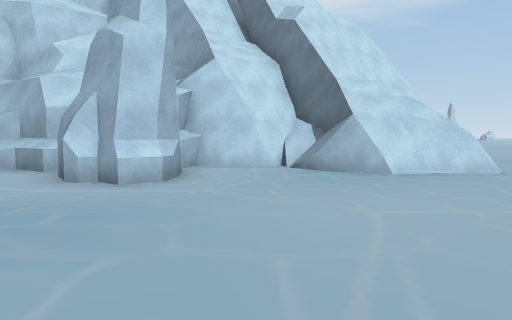
view 1 (above)

23 first-person views from a walk through a Unity game level. The camera is 1.5 m above the floor, tilts 4° down and sees 70° across. The floor is counted in squares, 2 m on a side. Each view is taken from the middle of a square. On the plan, view 1 faces up. The plan holds only what a view shows up to about 11 squares ahead; the rest is blank. The place goes on beyond the plan. The player character is not drawn. Some animated figures are left out. Some surface patterns are stand-ins.

view 2
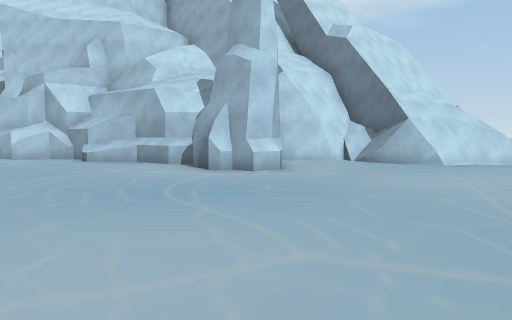

view 3
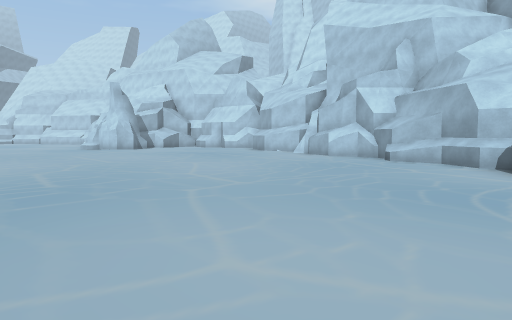

view 4
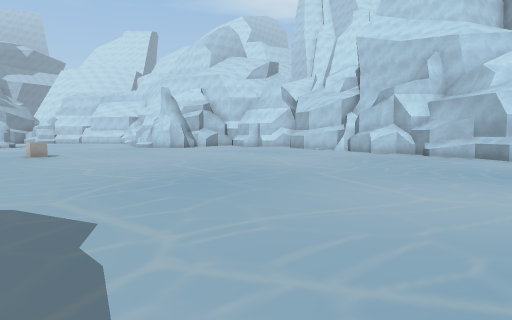

view 5
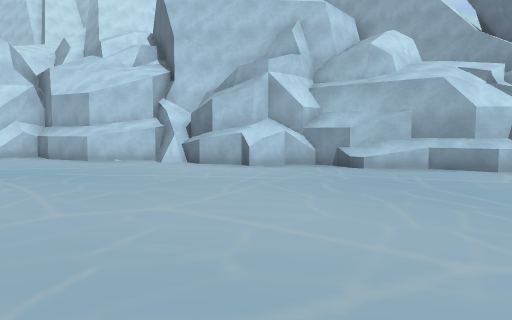

view 6
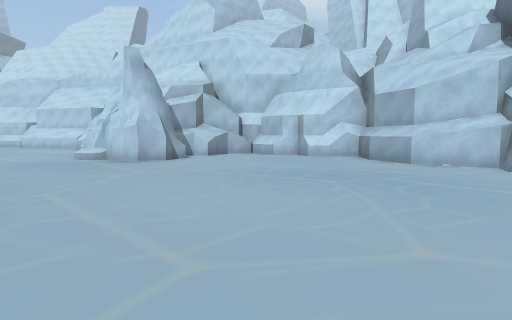

view 7
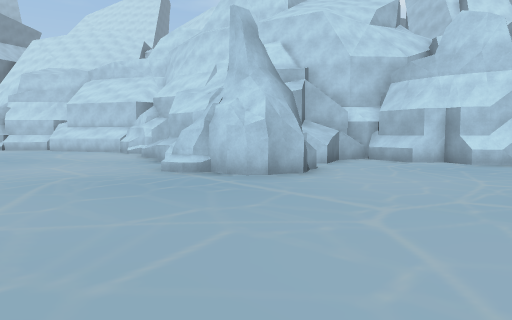

view 8
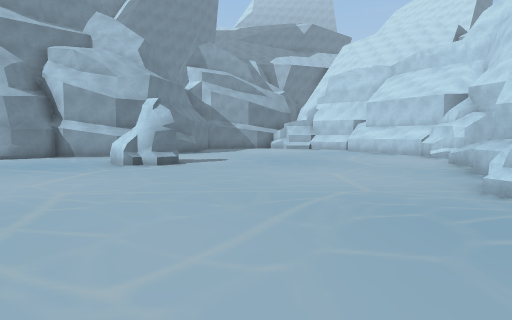

view 9
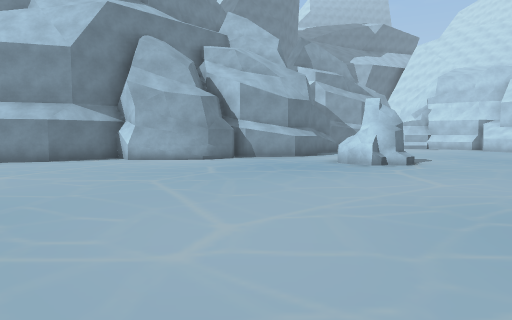

view 10
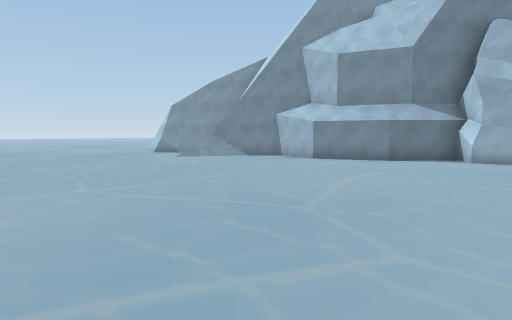

view 11
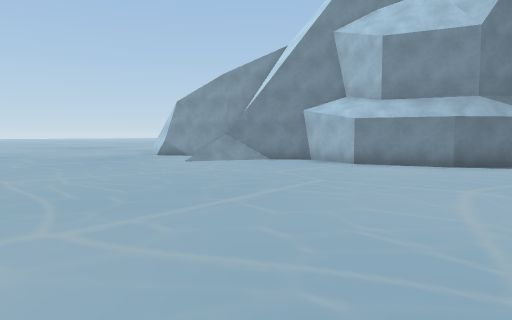

view 12
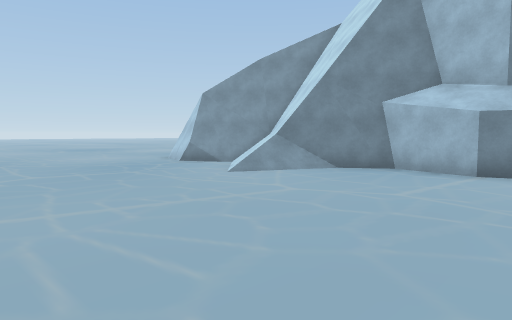

view 13
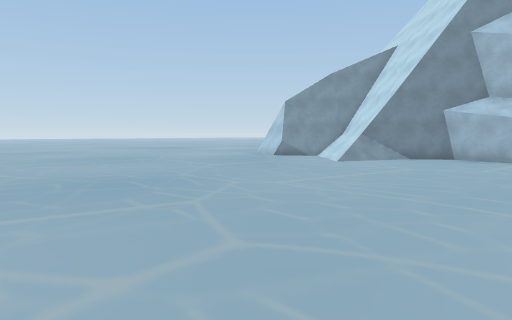

view 14
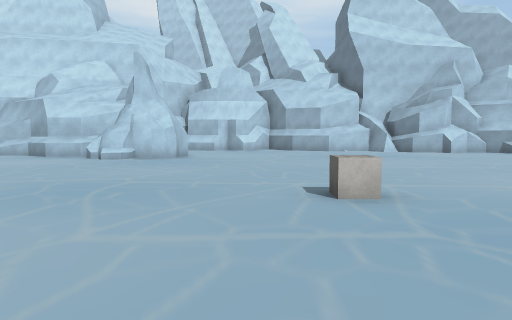

view 15
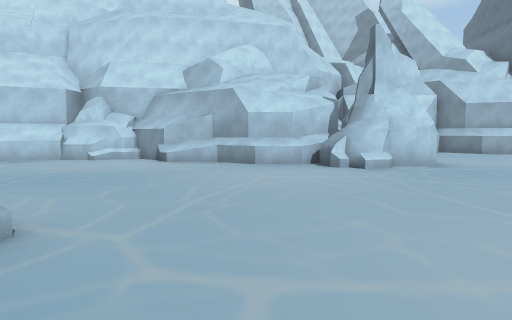

view 16
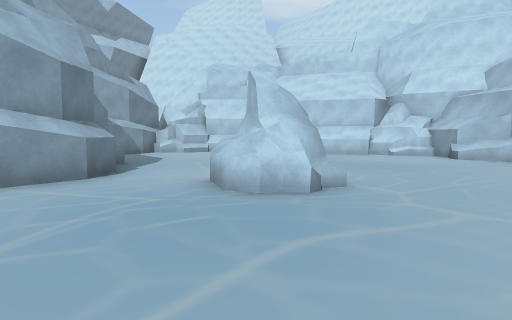

view 17
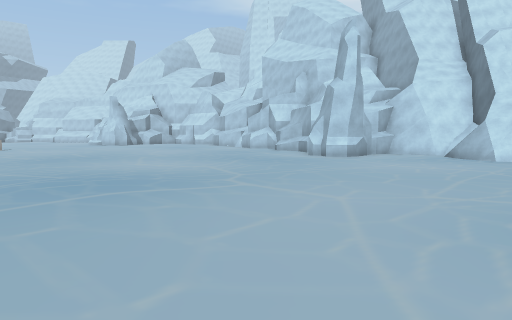

view 18
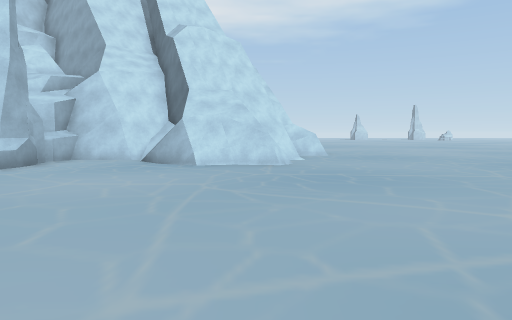

view 19
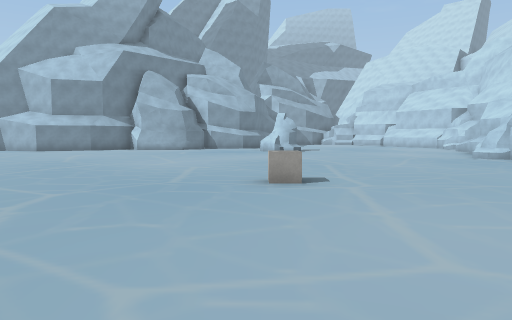

view 20
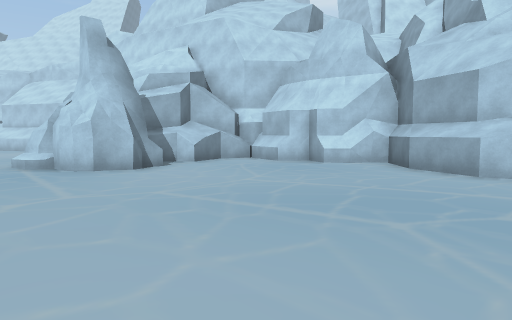

view 21
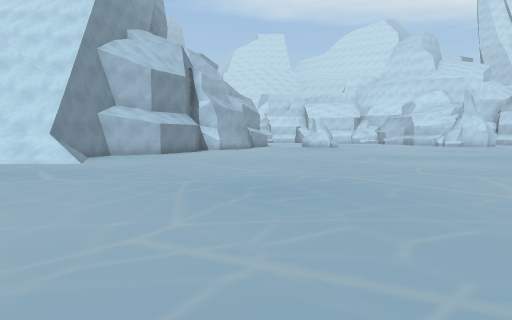

view 22
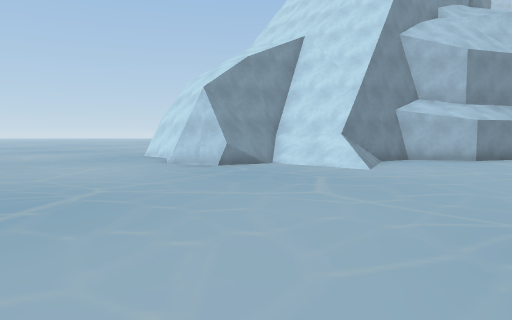

view 23
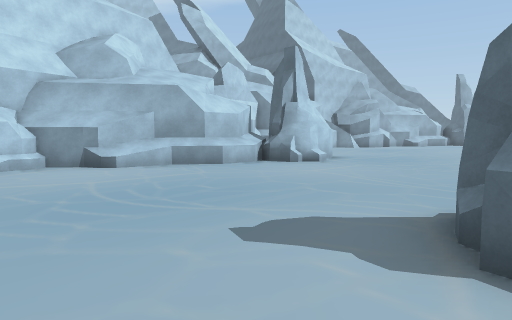

### Floor plan
Key: @ floor where view 1 was taken; # wall or solid block; . floor; / step, stairs or slope; ^ raised ledge; R rock; C cube.
Columns run from 30 left of view 1 to 5 right of it. Each row starts with its distance up from view 1.
 12           ######
 11          #^##..#####
 10          #.........##          ##
  9  R       #..........^#####  ##### ##
  8 #RR###  ##.............. ## R..####.
  7 ....^####RR...............^RR...###.
  6 ......^^RRR................RR.......
  5 ........R...........................
  4  ...................................
  3  ...................................
  2 ....................................
  1 ....................................
  0 ...R..........................@.....
 -1 ..RRR...............................
 -2 #..R..........C.....................
 -3 #...................................
 -4 ##................. ...............
 -5   ...............        .. .   .. .
 -6   #.............
 -7   #............
 -8  ##............
 -9  ##............
-10   ##............
-11    #............
-12    #............
-13    #............
-14    #............
-15    ##/..........
-16    ##//..........
-17    #//...........
-18    ##/..........
-19     ##......... .

Where each view was taken, in squares from view 1:
view 1: 0 up, 0 right, facing up
view 2: 2 down, 2 left, facing up
view 3: 2 down, 2 left, facing up-left
view 4: 5 down, 2 left, facing up-left
view 5: 0 up, 9 left, facing up
view 6: 1 up, 10 left, facing up-left
view 7: 1 up, 15 left, facing up-left
view 8: 2 up, 17 left, facing left
view 9: 4 down, 17 left, facing left
view 10: 5 down, 17 left, facing down-left
view 11: 7 down, 18 left, facing down-left
view 12: 10 down, 19 left, facing down-left
view 13: 10 down, 15 left, facing down-left
view 14: 6 down, 17 left, facing up
view 15: 3 down, 24 left, facing up
view 16: 5 down, 23 left, facing up-left
view 17: 5 down, 5 right, facing up-left
view 18: 2 down, 4 right, facing up
view 19: 2 down, 10 left, facing left
view 20: 3 up, 12 left, facing up-left
view 21: 19 down, 14 left, facing up-left
view 22: 18 down, 16 left, facing left
view 23: 1 down, 30 left, facing up-right
